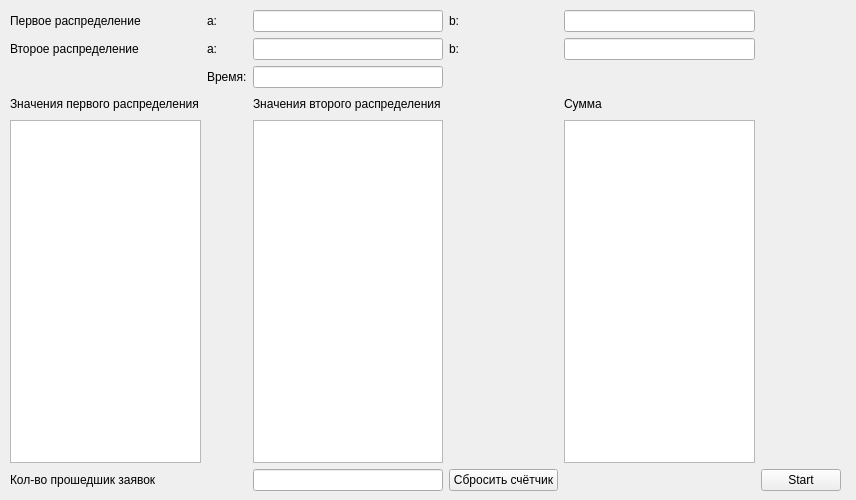
<?xml version="1.0" encoding="UTF-8"?>
<ui version="4.0">
 <class>Form</class>
 <widget class="QWidget" name="Form">
  <property name="geometry">
   <rect>
    <x>0</x>
    <y>0</y>
    <width>856</width>
    <height>500</height>
   </rect>
  </property>
  <property name="windowTitle">
   <string>Form</string>
  </property>
  <widget class="QWidget" name="gridLayoutWidget">
   <property name="geometry">
    <rect>
     <x>10</x>
     <y>10</y>
     <width>831</width>
     <height>481</height>
    </rect>
   </property>
   <layout class="QGridLayout" name="gridLayout">
    <item row="1" column="4">
     <widget class="QLineEdit" name="lineEdit_second_b"/>
    </item>
    <item row="5" column="0">
     <widget class="QPlainTextEdit" name="plainTextEdit_first_dist"/>
    </item>
    <item row="0" column="4">
     <widget class="QLineEdit" name="lineEdit_fisrt_b"/>
    </item>
    <item row="2" column="1">
     <widget class="QLabel" name="label_time">
      <property name="text">
       <string>Время:</string>
      </property>
     </widget>
    </item>
    <item row="0" column="0">
     <widget class="QLabel" name="label_first_dist_param">
      <property name="text">
       <string>Первое распределение</string>
      </property>
     </widget>
    </item>
    <item row="3" column="0">
     <widget class="QLabel" name="label_first_dist">
      <property name="text">
       <string>Значения первого распределения</string>
      </property>
     </widget>
    </item>
    <item row="2" column="2">
     <widget class="QLineEdit" name="lineEdit_time"/>
    </item>
    <item row="1" column="1">
     <widget class="QLabel" name="label_second_a">
      <property name="autoFillBackground">
       <bool>true</bool>
      </property>
      <property name="text">
       <string>a:</string>
      </property>
      <property name="scaledContents">
       <bool>false</bool>
      </property>
      <property name="wordWrap">
       <bool>false</bool>
      </property>
     </widget>
    </item>
    <item row="6" column="2">
     <widget class="QLineEdit" name="lineEdit_num_past">
      <property name="readOnly">
       <bool>true</bool>
      </property>
     </widget>
    </item>
    <item row="3" column="3">
     <spacer name="horizontalSpacer">
      <property name="orientation">
       <enum>Qt::Horizontal</enum>
      </property>
      <property name="sizeHint" stdset="0">
       <size>
        <width>40</width>
        <height>20</height>
       </size>
      </property>
     </spacer>
    </item>
    <item row="6" column="0">
     <widget class="QLabel" name="label_num_past">
      <property name="text">
       <string>Кол-во прошедшик заявок</string>
      </property>
     </widget>
    </item>
    <item row="1" column="3">
     <widget class="QLabel" name="label_second_b">
      <property name="text">
       <string>b:</string>
      </property>
     </widget>
    </item>
    <item row="1" column="2">
     <widget class="QLineEdit" name="lineEdit_second_a"/>
    </item>
    <item row="0" column="2">
     <widget class="QLineEdit" name="lineEdit_first_a"/>
    </item>
    <item row="1" column="0">
     <widget class="QLabel" name="label_second_dist_param">
      <property name="text">
       <string>Второе распределение</string>
      </property>
     </widget>
    </item>
    <item row="0" column="1">
     <widget class="QLabel" name="label_first_a">
      <property name="text">
       <string>a:</string>
      </property>
     </widget>
    </item>
    <item row="0" column="3">
     <widget class="QLabel" name="label_first_b">
      <property name="text">
       <string>b:</string>
      </property>
     </widget>
    </item>
    <item row="5" column="5">
     <spacer name="horizontalSpacer_3">
      <property name="orientation">
       <enum>Qt::Horizontal</enum>
      </property>
      <property name="sizeHint" stdset="0">
       <size>
        <width>60</width>
        <height>20</height>
       </size>
      </property>
     </spacer>
    </item>
    <item row="3" column="5">
     <spacer name="horizontalSpacer_2">
      <property name="orientation">
       <enum>Qt::Horizontal</enum>
      </property>
      <property name="sizeHint" stdset="0">
       <size>
        <width>40</width>
        <height>20</height>
       </size>
      </property>
     </spacer>
    </item>
    <item row="6" column="5">
     <widget class="QPushButton" name="pushButton_start">
      <property name="text">
       <string>Start</string>
      </property>
     </widget>
    </item>
    <item row="3" column="2">
     <widget class="QLabel" name="label_second_dist">
      <property name="text">
       <string>Значения второго распределения</string>
      </property>
     </widget>
    </item>
    <item row="5" column="2">
     <widget class="QPlainTextEdit" name="plainTextEdit_second_dist">
      <property name="enabled">
       <bool>true</bool>
      </property>
     </widget>
    </item>
    <item row="3" column="4">
     <widget class="QLabel" name="label_sum">
      <property name="text">
       <string>Сумма</string>
      </property>
     </widget>
    </item>
    <item row="5" column="4">
     <widget class="QPlainTextEdit" name="plainTextEdit_sum"/>
    </item>
    <item row="6" column="3">
     <widget class="QPushButton" name="pushButton_drop_avg">
      <property name="text">
       <string>Сбросить счётчик</string>
      </property>
     </widget>
    </item>
   </layout>
  </widget>
 </widget>
 <resources/>
 <connections/>
</ui>
